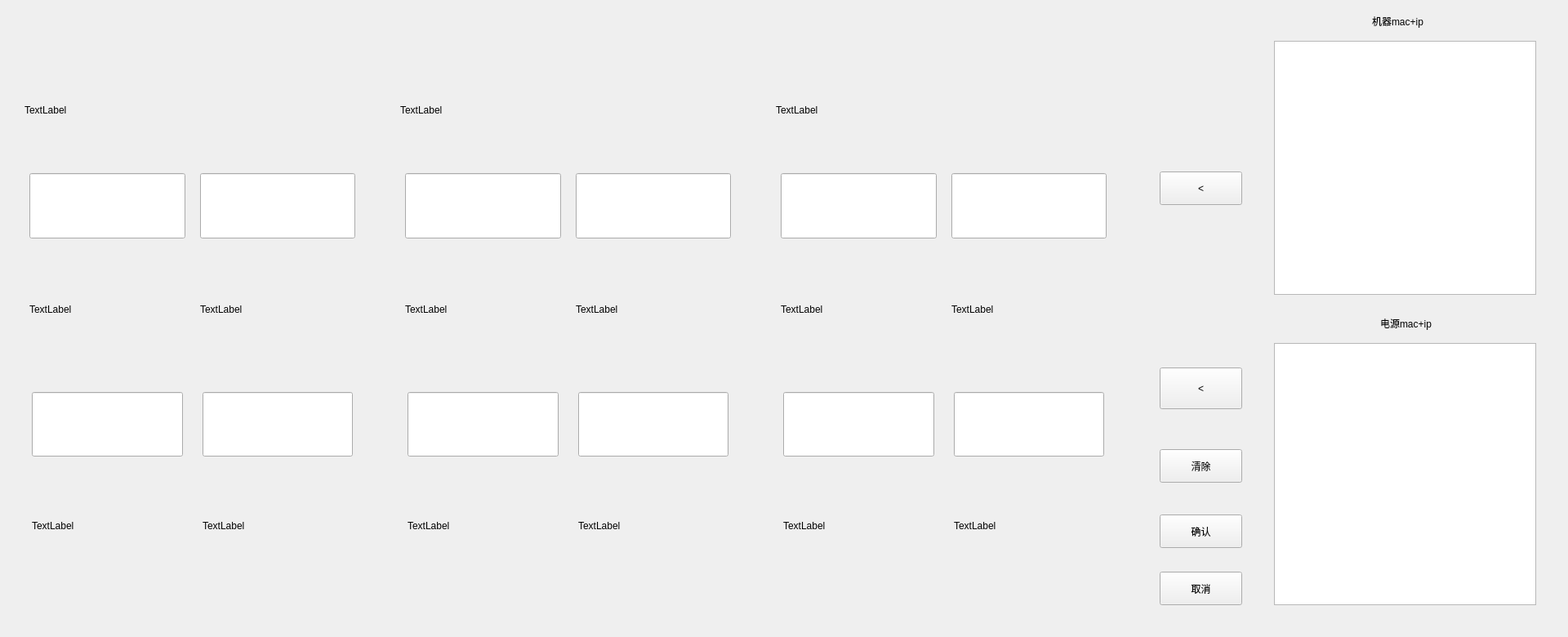
<?xml version="1.0" encoding="UTF-8"?>
<ui version="4.0">
 <class>UpperMachine</class>
 <widget class="QWidget" name="UpperMachine">
  <property name="geometry">
   <rect>
    <x>0</x>
    <y>0</y>
    <width>1920</width>
    <height>780</height>
   </rect>
  </property>
  <property name="windowTitle">
   <string>Form</string>
  </property>
  <property name="styleSheet">
   <string notr="true"/>
  </property>
  <widget class="QPushButton" name="pBtn_addSub">
   <property name="geometry">
    <rect>
     <x>1420</x>
     <y>210</y>
     <width>101</width>
     <height>41</height>
    </rect>
   </property>
   <property name="text">
    <string>&lt;</string>
   </property>
  </widget>
  <widget class="QPushButton" name="pBtn_addPower">
   <property name="geometry">
    <rect>
     <x>1420</x>
     <y>450</y>
     <width>101</width>
     <height>51</height>
    </rect>
   </property>
   <property name="text">
    <string>&lt;</string>
   </property>
  </widget>
  <widget class="QWidget" name="widget_wholeMachine1" native="true">
   <property name="geometry">
    <rect>
     <x>30</x>
     <y>70</y>
     <width>411</width>
     <height>661</height>
    </rect>
   </property>
   <property name="styleSheet">
    <string notr="true"/>
   </property>
   <layout class="QVBoxLayout" name="verticalLayout_6" stretch="1,2,2">
    <item>
     <widget class="QLabel" name="label_powermac1">
      <property name="text">
       <string>TextLabel</string>
      </property>
     </widget>
    </item>
    <item>
     <layout class="QHBoxLayout" name="hLay_sub1" stretch="1,1">
      <property name="spacing">
       <number>6</number>
      </property>
      <property name="sizeConstraint">
       <enum>QLayout::SetDefaultConstraint</enum>
      </property>
      <property name="leftMargin">
       <number>0</number>
      </property>
      <property name="rightMargin">
       <number>0</number>
      </property>
      <item>
       <widget class="QWidget" name="widget" native="true">
        <property name="sizePolicy">
         <sizepolicy hsizetype="Preferred" vsizetype="Preferred">
          <horstretch>0</horstretch>
          <verstretch>0</verstretch>
         </sizepolicy>
        </property>
        <layout class="QVBoxLayout" name="verticalLayout_7" stretch="1,2">
         <property name="sizeConstraint">
          <enum>QLayout::SetDefaultConstraint</enum>
         </property>
         <property name="leftMargin">
          <number>6</number>
         </property>
         <property name="topMargin">
          <number>6</number>
         </property>
         <property name="rightMargin">
          <number>6</number>
         </property>
         <property name="bottomMargin">
          <number>6</number>
         </property>
         <item>
          <widget class="QLineEdit" name="le1_name">
           <property name="sizePolicy">
            <sizepolicy hsizetype="Expanding" vsizetype="Preferred">
             <horstretch>0</horstretch>
             <verstretch>0</verstretch>
            </sizepolicy>
           </property>
          </widget>
         </item>
         <item>
          <widget class="QLabel" name="lb1_Mac">
           <property name="sizePolicy">
            <sizepolicy hsizetype="Maximum" vsizetype="Preferred">
             <horstretch>0</horstretch>
             <verstretch>0</verstretch>
            </sizepolicy>
           </property>
           <property name="maximumSize">
            <size>
             <width>181</width>
             <height>16777215</height>
            </size>
           </property>
           <property name="styleSheet">
            <string notr="true"/>
           </property>
           <property name="text">
            <string>TextLabel</string>
           </property>
           <property name="wordWrap">
            <bool>false</bool>
           </property>
          </widget>
         </item>
        </layout>
       </widget>
      </item>
      <item>
       <widget class="QWidget" name="widget_2" native="true">
        <property name="sizePolicy">
         <sizepolicy hsizetype="Preferred" vsizetype="Preferred">
          <horstretch>0</horstretch>
          <verstretch>0</verstretch>
         </sizepolicy>
        </property>
        <layout class="QVBoxLayout" name="verticalLayout_8" stretch="1,2">
         <property name="sizeConstraint">
          <enum>QLayout::SetDefaultConstraint</enum>
         </property>
         <property name="leftMargin">
          <number>6</number>
         </property>
         <property name="topMargin">
          <number>6</number>
         </property>
         <property name="rightMargin">
          <number>6</number>
         </property>
         <property name="bottomMargin">
          <number>6</number>
         </property>
         <item>
          <widget class="QLineEdit" name="le1_name_3">
           <property name="sizePolicy">
            <sizepolicy hsizetype="Expanding" vsizetype="Preferred">
             <horstretch>0</horstretch>
             <verstretch>0</verstretch>
            </sizepolicy>
           </property>
          </widget>
         </item>
         <item>
          <widget class="QLabel" name="lb1_Mac_3">
           <property name="sizePolicy">
            <sizepolicy hsizetype="Preferred" vsizetype="Preferred">
             <horstretch>0</horstretch>
             <verstretch>0</verstretch>
            </sizepolicy>
           </property>
           <property name="maximumSize">
            <size>
             <width>181</width>
             <height>16777215</height>
            </size>
           </property>
           <property name="text">
            <string>TextLabel</string>
           </property>
          </widget>
         </item>
        </layout>
       </widget>
      </item>
     </layout>
    </item>
    <item>
     <layout class="QHBoxLayout" name="hLay_sub1_4">
      <property name="leftMargin">
       <number>0</number>
      </property>
      <property name="rightMargin">
       <number>0</number>
      </property>
      <item>
       <widget class="QWidget" name="widget_7" native="true">
        <layout class="QVBoxLayout" name="verticalLayout_15" stretch="1,2">
         <item>
          <widget class="QLineEdit" name="le1_name_7">
           <property name="sizePolicy">
            <sizepolicy hsizetype="Expanding" vsizetype="Preferred">
             <horstretch>0</horstretch>
             <verstretch>0</verstretch>
            </sizepolicy>
           </property>
          </widget>
         </item>
         <item>
          <widget class="QLabel" name="lb1_Mac_7">
           <property name="sizePolicy">
            <sizepolicy hsizetype="Preferred" vsizetype="Preferred">
             <horstretch>0</horstretch>
             <verstretch>0</verstretch>
            </sizepolicy>
           </property>
           <property name="maximumSize">
            <size>
             <width>181</width>
             <height>16777215</height>
            </size>
           </property>
           <property name="text">
            <string>TextLabel</string>
           </property>
          </widget>
         </item>
        </layout>
       </widget>
      </item>
      <item>
       <widget class="QWidget" name="widget_8" native="true">
        <layout class="QVBoxLayout" name="verticalLayout_16" stretch="1,2">
         <item>
          <widget class="QLineEdit" name="le1_name_8">
           <property name="sizePolicy">
            <sizepolicy hsizetype="Expanding" vsizetype="Preferred">
             <horstretch>0</horstretch>
             <verstretch>0</verstretch>
            </sizepolicy>
           </property>
          </widget>
         </item>
         <item>
          <widget class="QLabel" name="lb1_Mac_8">
           <property name="maximumSize">
            <size>
             <width>181</width>
             <height>16777215</height>
            </size>
           </property>
           <property name="text">
            <string>TextLabel</string>
           </property>
          </widget>
         </item>
        </layout>
       </widget>
      </item>
     </layout>
    </item>
   </layout>
  </widget>
  <widget class="QPushButton" name="pBtn_cancel">
   <property name="geometry">
    <rect>
     <x>1420</x>
     <y>700</y>
     <width>101</width>
     <height>41</height>
    </rect>
   </property>
   <property name="text">
    <string>取消</string>
   </property>
  </widget>
  <widget class="QListWidget" name="listWidget_sub">
   <property name="geometry">
    <rect>
     <x>1560</x>
     <y>50</y>
     <width>321</width>
     <height>311</height>
    </rect>
   </property>
  </widget>
  <widget class="QListWidget" name="listWidget_powerMac">
   <property name="geometry">
    <rect>
     <x>1560</x>
     <y>420</y>
     <width>321</width>
     <height>321</height>
    </rect>
   </property>
  </widget>
  <widget class="QPushButton" name="pBtn_confirm">
   <property name="geometry">
    <rect>
     <x>1420</x>
     <y>630</y>
     <width>101</width>
     <height>41</height>
    </rect>
   </property>
   <property name="text">
    <string>确认</string>
   </property>
  </widget>
  <widget class="QWidget" name="widget_wholeMachine1_2" native="true">
   <property name="geometry">
    <rect>
     <x>490</x>
     <y>70</y>
     <width>411</width>
     <height>661</height>
    </rect>
   </property>
   <property name="styleSheet">
    <string notr="true"/>
   </property>
   <layout class="QVBoxLayout" name="verticalLayout_9" stretch="1,2,2">
    <item>
     <widget class="QLabel" name="label_powermac1_2">
      <property name="text">
       <string>TextLabel</string>
      </property>
     </widget>
    </item>
    <item>
     <layout class="QHBoxLayout" name="hLay_sub1_2" stretch="1,1">
      <property name="spacing">
       <number>6</number>
      </property>
      <property name="sizeConstraint">
       <enum>QLayout::SetDefaultConstraint</enum>
      </property>
      <property name="leftMargin">
       <number>0</number>
      </property>
      <property name="rightMargin">
       <number>0</number>
      </property>
      <item>
       <widget class="QWidget" name="widget_3" native="true">
        <property name="sizePolicy">
         <sizepolicy hsizetype="Preferred" vsizetype="Preferred">
          <horstretch>0</horstretch>
          <verstretch>0</verstretch>
         </sizepolicy>
        </property>
        <layout class="QVBoxLayout" name="verticalLayout_10" stretch="1,2">
         <property name="sizeConstraint">
          <enum>QLayout::SetDefaultConstraint</enum>
         </property>
         <property name="leftMargin">
          <number>6</number>
         </property>
         <property name="topMargin">
          <number>6</number>
         </property>
         <property name="rightMargin">
          <number>6</number>
         </property>
         <property name="bottomMargin">
          <number>6</number>
         </property>
         <item>
          <widget class="QLineEdit" name="le1_name_2">
           <property name="sizePolicy">
            <sizepolicy hsizetype="Expanding" vsizetype="Preferred">
             <horstretch>0</horstretch>
             <verstretch>0</verstretch>
            </sizepolicy>
           </property>
          </widget>
         </item>
         <item>
          <widget class="QLabel" name="lb1_Mac_2">
           <property name="sizePolicy">
            <sizepolicy hsizetype="Maximum" vsizetype="Preferred">
             <horstretch>0</horstretch>
             <verstretch>0</verstretch>
            </sizepolicy>
           </property>
           <property name="maximumSize">
            <size>
             <width>181</width>
             <height>16777215</height>
            </size>
           </property>
           <property name="text">
            <string>TextLabel</string>
           </property>
          </widget>
         </item>
        </layout>
       </widget>
      </item>
      <item>
       <widget class="QWidget" name="widget_4" native="true">
        <property name="sizePolicy">
         <sizepolicy hsizetype="Preferred" vsizetype="Preferred">
          <horstretch>0</horstretch>
          <verstretch>0</verstretch>
         </sizepolicy>
        </property>
        <layout class="QVBoxLayout" name="verticalLayout_11" stretch="1,2">
         <property name="sizeConstraint">
          <enum>QLayout::SetDefaultConstraint</enum>
         </property>
         <property name="leftMargin">
          <number>6</number>
         </property>
         <property name="topMargin">
          <number>6</number>
         </property>
         <property name="rightMargin">
          <number>6</number>
         </property>
         <property name="bottomMargin">
          <number>6</number>
         </property>
         <item>
          <widget class="QLineEdit" name="le1_name_4">
           <property name="sizePolicy">
            <sizepolicy hsizetype="Expanding" vsizetype="Preferred">
             <horstretch>0</horstretch>
             <verstretch>0</verstretch>
            </sizepolicy>
           </property>
          </widget>
         </item>
         <item>
          <widget class="QLabel" name="lb1_Mac_4">
           <property name="sizePolicy">
            <sizepolicy hsizetype="Preferred" vsizetype="Preferred">
             <horstretch>0</horstretch>
             <verstretch>0</verstretch>
            </sizepolicy>
           </property>
           <property name="maximumSize">
            <size>
             <width>181</width>
             <height>16777215</height>
            </size>
           </property>
           <property name="text">
            <string>TextLabel</string>
           </property>
          </widget>
         </item>
        </layout>
       </widget>
      </item>
     </layout>
    </item>
    <item>
     <layout class="QHBoxLayout" name="hLay_sub1_5">
      <property name="leftMargin">
       <number>0</number>
      </property>
      <property name="rightMargin">
       <number>0</number>
      </property>
      <item>
       <widget class="QWidget" name="widget_9" native="true">
        <layout class="QVBoxLayout" name="verticalLayout_17" stretch="1,2">
         <item>
          <widget class="QLineEdit" name="le1_name_9">
           <property name="sizePolicy">
            <sizepolicy hsizetype="Expanding" vsizetype="Preferred">
             <horstretch>0</horstretch>
             <verstretch>0</verstretch>
            </sizepolicy>
           </property>
          </widget>
         </item>
         <item>
          <widget class="QLabel" name="lb1_Mac_9">
           <property name="sizePolicy">
            <sizepolicy hsizetype="Preferred" vsizetype="Preferred">
             <horstretch>0</horstretch>
             <verstretch>0</verstretch>
            </sizepolicy>
           </property>
           <property name="maximumSize">
            <size>
             <width>181</width>
             <height>16777215</height>
            </size>
           </property>
           <property name="text">
            <string>TextLabel</string>
           </property>
          </widget>
         </item>
        </layout>
       </widget>
      </item>
      <item>
       <widget class="QWidget" name="widget_10" native="true">
        <layout class="QVBoxLayout" name="verticalLayout_18" stretch="1,2">
         <item>
          <widget class="QLineEdit" name="le1_name_10">
           <property name="sizePolicy">
            <sizepolicy hsizetype="Expanding" vsizetype="Preferred">
             <horstretch>0</horstretch>
             <verstretch>0</verstretch>
            </sizepolicy>
           </property>
          </widget>
         </item>
         <item>
          <widget class="QLabel" name="lb1_Mac_10">
           <property name="maximumSize">
            <size>
             <width>181</width>
             <height>16777215</height>
            </size>
           </property>
           <property name="text">
            <string>TextLabel</string>
           </property>
          </widget>
         </item>
        </layout>
       </widget>
      </item>
     </layout>
    </item>
   </layout>
  </widget>
  <widget class="QWidget" name="widget_wholeMachine1_3" native="true">
   <property name="geometry">
    <rect>
     <x>950</x>
     <y>70</y>
     <width>411</width>
     <height>661</height>
    </rect>
   </property>
   <property name="styleSheet">
    <string notr="true"/>
   </property>
   <layout class="QVBoxLayout" name="verticalLayout_12" stretch="1,2,2">
    <item>
     <widget class="QLabel" name="label_powermac1_3">
      <property name="text">
       <string>TextLabel</string>
      </property>
     </widget>
    </item>
    <item>
     <layout class="QHBoxLayout" name="hLay_sub1_3" stretch="1,1">
      <property name="spacing">
       <number>6</number>
      </property>
      <property name="sizeConstraint">
       <enum>QLayout::SetDefaultConstraint</enum>
      </property>
      <property name="leftMargin">
       <number>0</number>
      </property>
      <property name="rightMargin">
       <number>0</number>
      </property>
      <item>
       <widget class="QWidget" name="widget_5" native="true">
        <property name="sizePolicy">
         <sizepolicy hsizetype="Preferred" vsizetype="Preferred">
          <horstretch>0</horstretch>
          <verstretch>0</verstretch>
         </sizepolicy>
        </property>
        <layout class="QVBoxLayout" name="verticalLayout_13" stretch="1,2">
         <property name="sizeConstraint">
          <enum>QLayout::SetDefaultConstraint</enum>
         </property>
         <property name="leftMargin">
          <number>6</number>
         </property>
         <property name="topMargin">
          <number>6</number>
         </property>
         <property name="rightMargin">
          <number>6</number>
         </property>
         <property name="bottomMargin">
          <number>6</number>
         </property>
         <item>
          <widget class="QLineEdit" name="le1_name_5">
           <property name="sizePolicy">
            <sizepolicy hsizetype="Expanding" vsizetype="Preferred">
             <horstretch>0</horstretch>
             <verstretch>0</verstretch>
            </sizepolicy>
           </property>
          </widget>
         </item>
         <item>
          <widget class="QLabel" name="lb1_Mac_5">
           <property name="sizePolicy">
            <sizepolicy hsizetype="Maximum" vsizetype="Preferred">
             <horstretch>0</horstretch>
             <verstretch>0</verstretch>
            </sizepolicy>
           </property>
           <property name="maximumSize">
            <size>
             <width>181</width>
             <height>16777215</height>
            </size>
           </property>
           <property name="text">
            <string>TextLabel</string>
           </property>
          </widget>
         </item>
        </layout>
       </widget>
      </item>
      <item>
       <widget class="QWidget" name="widget_6" native="true">
        <property name="sizePolicy">
         <sizepolicy hsizetype="Preferred" vsizetype="Preferred">
          <horstretch>0</horstretch>
          <verstretch>0</verstretch>
         </sizepolicy>
        </property>
        <layout class="QVBoxLayout" name="verticalLayout_14" stretch="1,2">
         <property name="sizeConstraint">
          <enum>QLayout::SetDefaultConstraint</enum>
         </property>
         <property name="leftMargin">
          <number>6</number>
         </property>
         <property name="topMargin">
          <number>6</number>
         </property>
         <property name="rightMargin">
          <number>6</number>
         </property>
         <property name="bottomMargin">
          <number>6</number>
         </property>
         <item>
          <widget class="QLineEdit" name="le1_name_6">
           <property name="sizePolicy">
            <sizepolicy hsizetype="Expanding" vsizetype="Preferred">
             <horstretch>0</horstretch>
             <verstretch>0</verstretch>
            </sizepolicy>
           </property>
          </widget>
         </item>
         <item>
          <widget class="QLabel" name="lb1_Mac_6">
           <property name="sizePolicy">
            <sizepolicy hsizetype="Preferred" vsizetype="Preferred">
             <horstretch>0</horstretch>
             <verstretch>0</verstretch>
            </sizepolicy>
           </property>
           <property name="maximumSize">
            <size>
             <width>181</width>
             <height>16777215</height>
            </size>
           </property>
           <property name="text">
            <string>TextLabel</string>
           </property>
          </widget>
         </item>
        </layout>
       </widget>
      </item>
     </layout>
    </item>
    <item>
     <layout class="QHBoxLayout" name="hLay_sub1_6">
      <property name="leftMargin">
       <number>0</number>
      </property>
      <property name="rightMargin">
       <number>0</number>
      </property>
      <item>
       <widget class="QWidget" name="widget_11" native="true">
        <layout class="QVBoxLayout" name="verticalLayout_19" stretch="1,2">
         <item>
          <widget class="QLineEdit" name="le1_name_11">
           <property name="sizePolicy">
            <sizepolicy hsizetype="Expanding" vsizetype="Preferred">
             <horstretch>0</horstretch>
             <verstretch>0</verstretch>
            </sizepolicy>
           </property>
          </widget>
         </item>
         <item>
          <widget class="QLabel" name="lb1_Mac_11">
           <property name="sizePolicy">
            <sizepolicy hsizetype="Preferred" vsizetype="Preferred">
             <horstretch>0</horstretch>
             <verstretch>0</verstretch>
            </sizepolicy>
           </property>
           <property name="maximumSize">
            <size>
             <width>181</width>
             <height>16777215</height>
            </size>
           </property>
           <property name="text">
            <string>TextLabel</string>
           </property>
          </widget>
         </item>
        </layout>
       </widget>
      </item>
      <item>
       <widget class="QWidget" name="widget_12" native="true">
        <layout class="QVBoxLayout" name="verticalLayout_20" stretch="1,2">
         <item>
          <widget class="QLineEdit" name="le1_name_12">
           <property name="sizePolicy">
            <sizepolicy hsizetype="Expanding" vsizetype="Preferred">
             <horstretch>0</horstretch>
             <verstretch>0</verstretch>
            </sizepolicy>
           </property>
          </widget>
         </item>
         <item>
          <widget class="QLabel" name="lb1_Mac_12">
           <property name="maximumSize">
            <size>
             <width>181</width>
             <height>16777215</height>
            </size>
           </property>
           <property name="text">
            <string>TextLabel</string>
           </property>
          </widget>
         </item>
        </layout>
       </widget>
      </item>
     </layout>
    </item>
   </layout>
  </widget>
  <widget class="QPushButton" name="pBtn_clear">
   <property name="geometry">
    <rect>
     <x>1420</x>
     <y>550</y>
     <width>101</width>
     <height>41</height>
    </rect>
   </property>
   <property name="text">
    <string>清除</string>
   </property>
  </widget>
  <widget class="QLabel" name="lb_subInfo">
   <property name="geometry">
    <rect>
     <x>1680</x>
     <y>10</y>
     <width>111</width>
     <height>31</height>
    </rect>
   </property>
   <property name="text">
    <string>机器mac+ip</string>
   </property>
  </widget>
  <widget class="QLabel" name="lb_powerinfo">
   <property name="geometry">
    <rect>
     <x>1690</x>
     <y>380</y>
     <width>111</width>
     <height>31</height>
    </rect>
   </property>
   <property name="text">
    <string>电源mac+ip</string>
   </property>
  </widget>
 </widget>
 <resources/>
 <connections/>
</ui>
